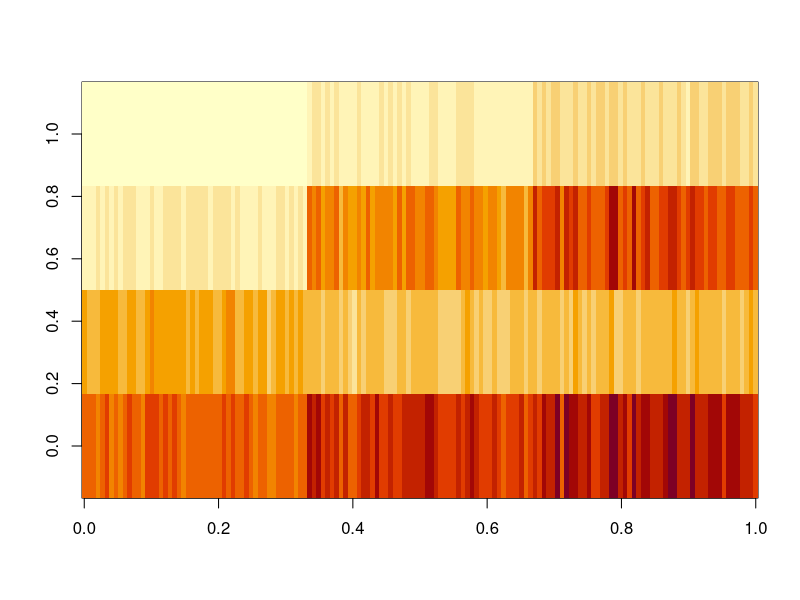
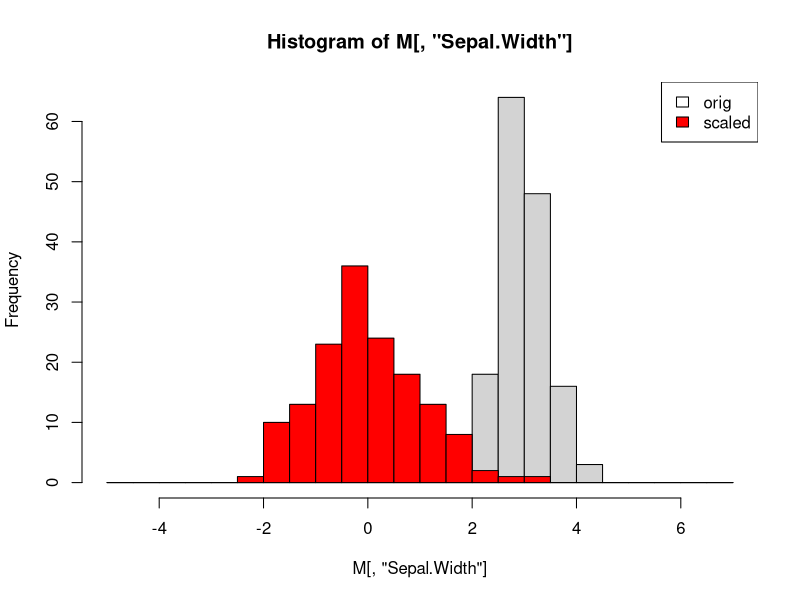
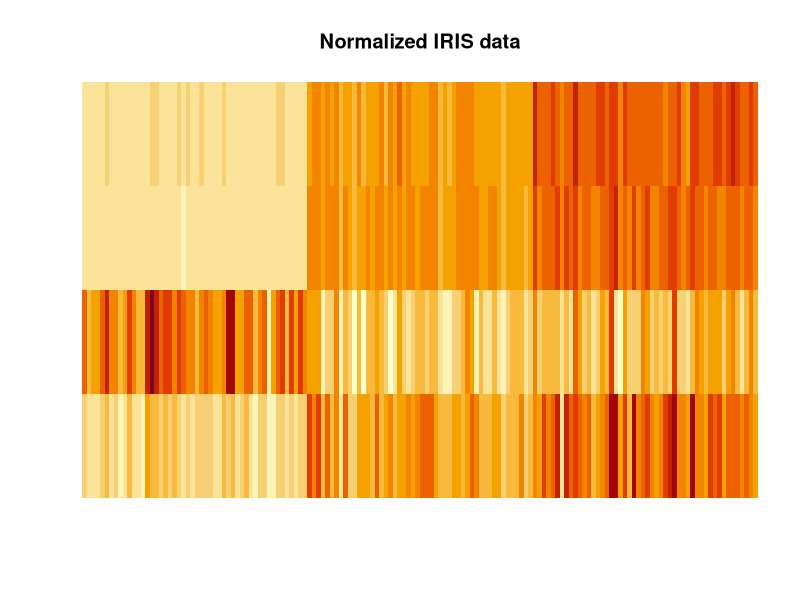
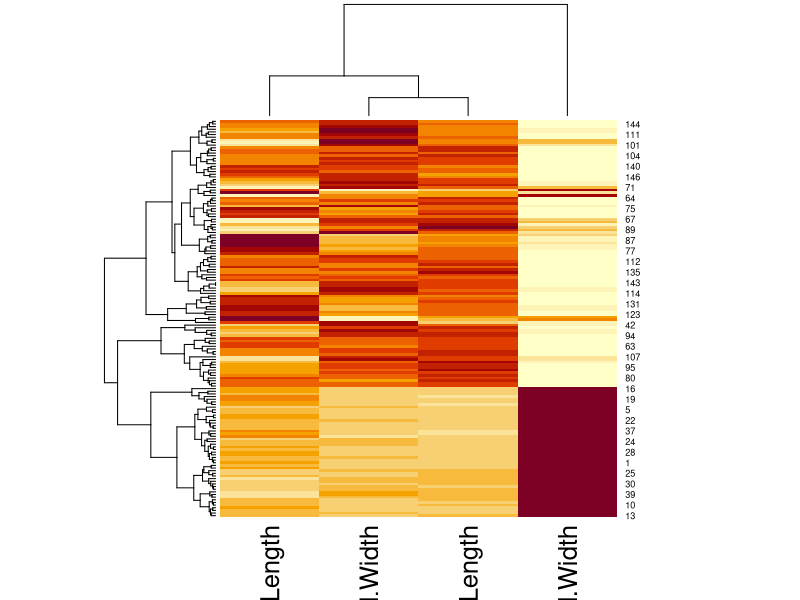
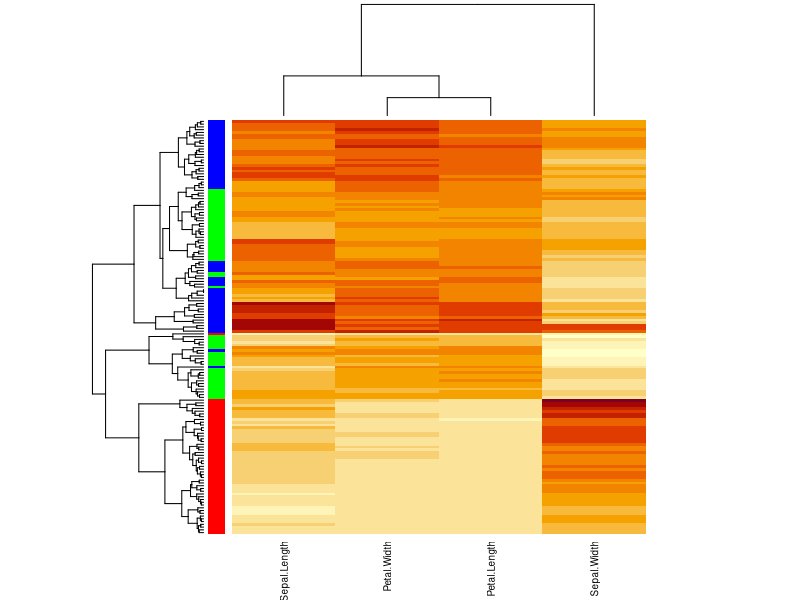
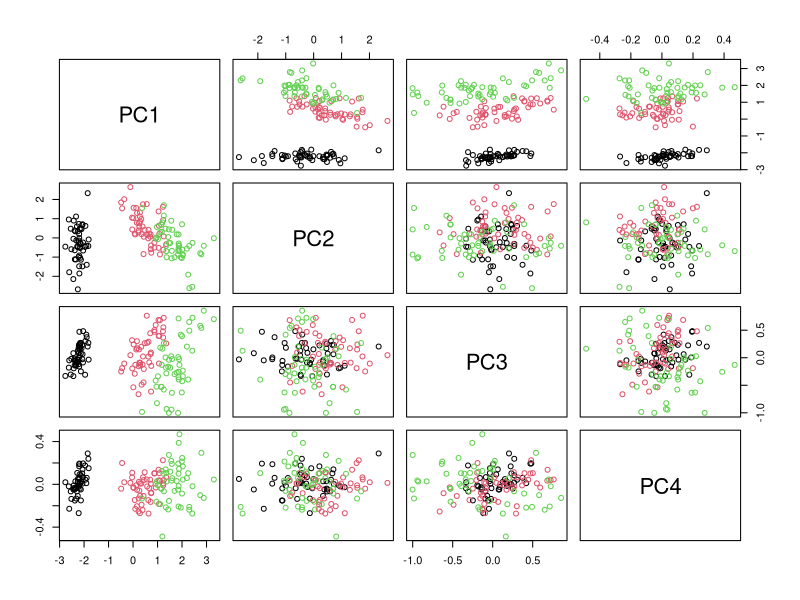
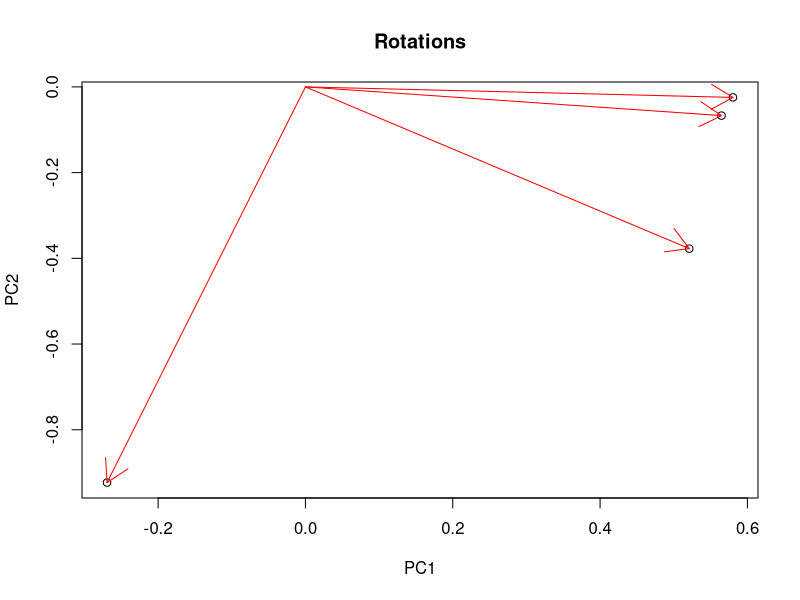
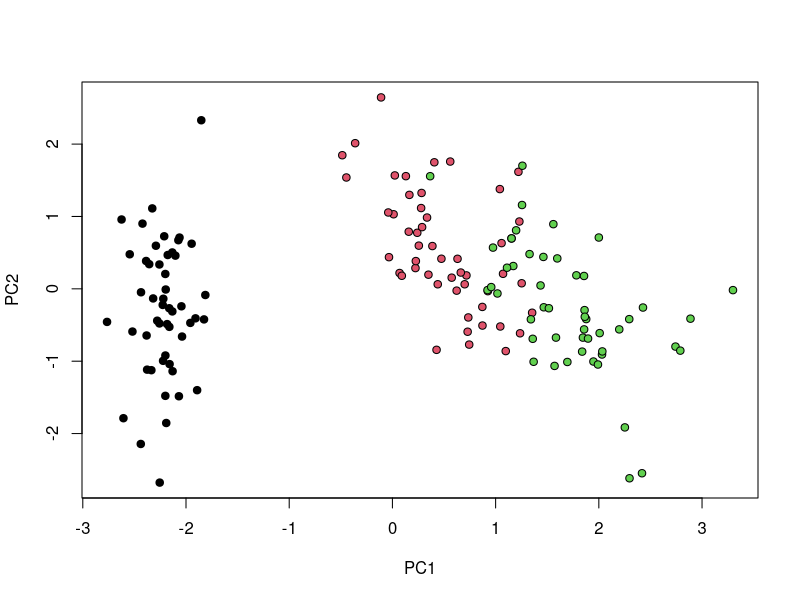

Write the R code that produced these figures, in order.
## ---- chunk 1
niris=iris[,-5]     # define numeric iris data
M=as.matrix(niris)  # there are many as.* functions that convert among data structures
image(M)
## ---- chunk 2
S=scale(M)            # scales column-wise
br=seq(-5,7,by=0.5)   # set common break points for the histograms below
hist(M[,"Sepal.Width"], breaks = br)
hist(S[,"Sepal.Width"], breaks = br, add=TRUE, col="red")      # add histogram to current plot
legend("topright", c("orig","scaled"), fill=c("white", "red"))

image(S,main="Normalized IRIS data", axes=FALSE)              # as before, suppress axes

#add axes flexibly
#axis(4,at=seq(0,1,length.out=ncol(S)), labels=colnames(S), las=2) # Understand this command
## ---- chunk 3
heatmap(S)
## ---- chunk 4
cols = rainbow(3)[iris$Species]            # understand how color is defined
heatmap(S,scale="none", RowSideColors=cols,labRow=FALSE, cexCol=0.9)
## ---- chunk 5
pdf("../data/heatmap.pdf") # similar for jpeg, png, ...
heatmap(S,scale="none", RowSideColors=cols,labRow=FALSE, cexCol=0.9)
dev.off()  # close device = pdf file
## ---- chunk 6
M=as.matrix(iris[,-5])     # numerical data, some operations below require matrices not data frames (%*%)
s=iris[,5]                 # species attributes (factor)
## ---- chunk 7
pca=prcomp(M, scale=TRUE)
## ---- chunk 8
R=pca$rotation  # rotation matrix
S=pca$x         # score matrix = rotated scaled data matrix = Ds %*% R
pairs(S, col=s) # 
plot(R[,1:2], main="Rotations")
arrows(0,0,R[,1], R[,2], col="red")  # add arrows: ?arrows
# covariance matrix of scores is diagonal (by design)
# --> principal components are uncorrelated
CS=cov(S)   # = t(S) %*% S / (nrow(S) - 1)
CS

## ---- chunk 9
plot(S[,1:2],pch=21, bg=s)  # score-plot
## ---- chunk 10
biplot(pca, pc.biplot = TRUE) 
